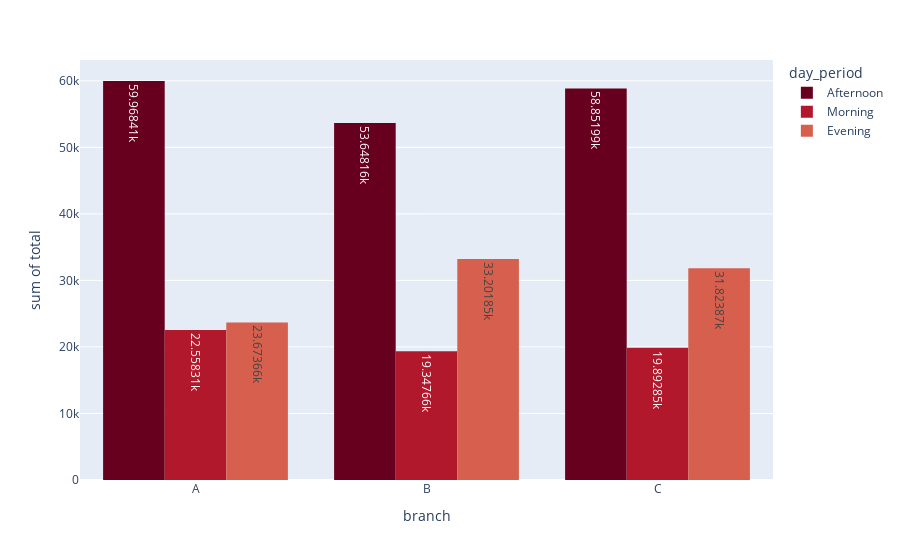

Notebook cell for this chart:
### Code cell
px.histogram(df, x="branch", y="total" , color ='day_period', barmode='group',color_discrete_sequence=px.colors.sequential.RdBu , text_auto=True )

### Figure 1 — Plotly figure (JSON) as saved in the notebook; plotly's stock layout.template omitted (floating-point values rounded to 4 significant figures; data arrays with more than 128 entries replaced by an {"elided": "..."} marker saying what was removed)
{"data": [{"alignmentgroup": "True", "bingroup": "x", "histfunc": "sum", "hovertemplate": "day_period=Afternoon<br>branch=%{x}<br>sum of total=%{y}<extra></extra>", "legendgroup": "Afternoon", "marker": {"color": "rgb(103,0,31)", "pattern": {"shape": ""}}, "name": "Afternoon", "offsetgroup": "Afternoon", "orientation": "v", "showlegend": true, "texttemplate": "%{value}", "type": "histogram", "x": {"elided": "528 str values"}, "xaxis": "x", "y": {"elided": "528 float values"}, "yaxis": "y"}, {"alignmentgroup": "True", "bingroup": "x", "histfunc": "sum", "hovertemplate": "day_period=Morning<br>branch=%{x}<br>sum of total=%{y}<extra></extra>", "legendgroup": "Morning", "marker": {"color": "rgb(178,24,43)", "pattern": {"shape": ""}}, "name": "Morning", "offsetgroup": "Morning", "orientation": "v", "showlegend": true, "texttemplate": "%{value}", "type": "histogram", "x": {"elided": "191 str values"}, "xaxis": "x", "y": {"elided": "191 float values"}, "yaxis": "y"}, {"alignmentgroup": "True", "bingroup": "x", "histfunc": "sum", "hovertemplate": "day_period=Evening<br>branch=%{x}<br>sum of total=%{y}<extra></extra>", "legendgroup": "Evening", "marker": {"color": "rgb(214,96,77)", "pattern": {"shape": ""}}, "name": "Evening", "offsetgroup": "Evening", "orientation": "v", "showlegend": true, "texttemplate": "%{value}", "type": "histogram", "x": {"elided": "281 str values"}, "xaxis": "x", "y": {"elided": "281 float values"}, "yaxis": "y"}], "layout": {"autosize": true, "barmode": "group", "legend": {"title": {"text": "day_period"}, "tracegroupgap": 0}, "margin": {"t": 60}, "xaxis": {"anchor": "y", "autorange": true, "domain": [0, 1], "range": [-0.5, 2.5], "title": {"text": "branch"}, "type": "category"}, "yaxis": {"anchor": "x", "autorange": true, "domain": [0, 1], "range": [0, 63120.0], "title": {"text": "sum of total"}, "type": "linear"}}}
